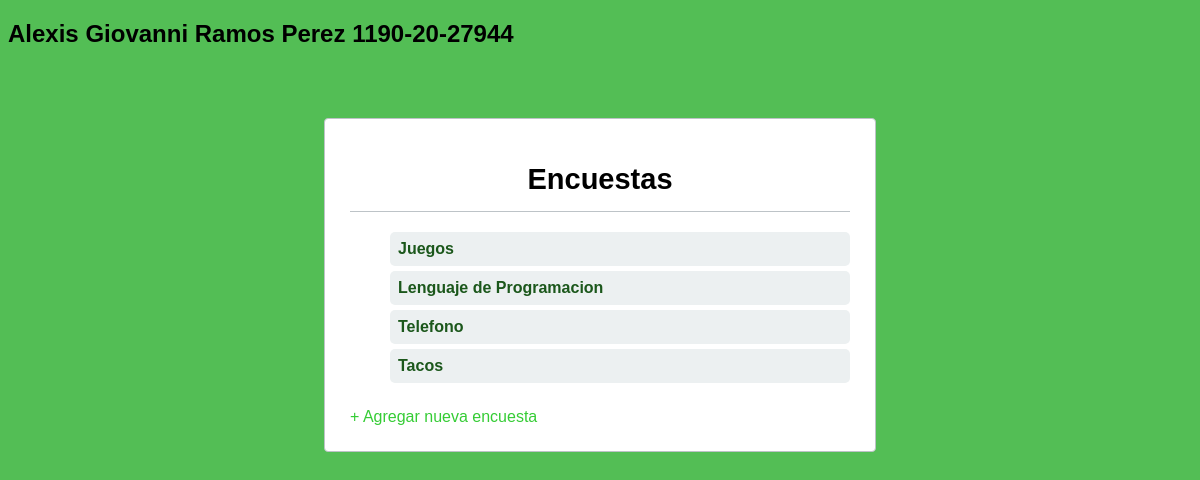
The page / on the database its author committed.
### tables this page shows
CREATE TABLE "encuestas" (
	"id"	INTEGER,
	"titulo"	TEXT NOT NULL,
	"fecha"	DATE NOT NULL,
	PRIMARY KEY("id" AUTOINCREMENT)
);

### index.php (the view, shortened to what this page needs)
<?php
$sql = "SELECT * FROM encuestas ORDER BY id DESC";
$dbFile = 'encuestas.db';
$conex = new SQLite3($dbFile);
$resultado = $conex->query($sql);
if ($resultado !== false) {
?>
<!DOCTYPE HTML>
<html lang="en-US">
<head>
    <link rel="stylesheet" href="estilos.css">
</head>
<body>
    <div><h2>Alexis Giovanni Ramos Perez 1190-20-27944</h2></div>
    <div class="wrap">
        <h1>Encuestas</h1>
        <ul class="votacion index">
        <?php
        while($result = $resultado->fetchArray(SQLITE3_ASSOC)){
            echo '<li><a href="encuesta.php?id='.$result['id'].'">'.$result['titulo'].'</a></li>';
        }
        ?>
        </ul>
        <a href="agregar.php">+ Agregar nueva encuesta</a>
    </div>
</body>
</html>
<?php
} else {
    die("Error en la consulta: " . $conex->lastErrorMsg());
}
?>

### estilos.css (style rules this page uses)
body { background: #53be55; font-family: Arial, sans-serif; }
a { text-decoration: none; color: #35cc35; }
.wrap { padding: 25px; margin: 0 auto; width: 500px; background: #ffffff; border-radius: 4px; margin-top: 70px; border: 1px solid #bdc3c7; }
h1 { margin-bottom: 20px; font-size: 29px; border-bottom: 1px solid #bdc3c7; padding-bottom: 15px; text-align: center; color: #000000; }
ul.votacion { margin-bottom: 25px; list-style: none; }
.votacion li a { padding: 8px; background: #ecf0f1; border-radius: 5px; margin-bottom: 5px; color: #1b571b; font-weight: bold; font-size: 16px; display: block; }

### rows shown on the page
encuestas: titulo "Juegos"
encuestas: titulo "Lenguaje de Programacion"
encuestas: titulo "Telefono"
encuestas: titulo "Tacos"
